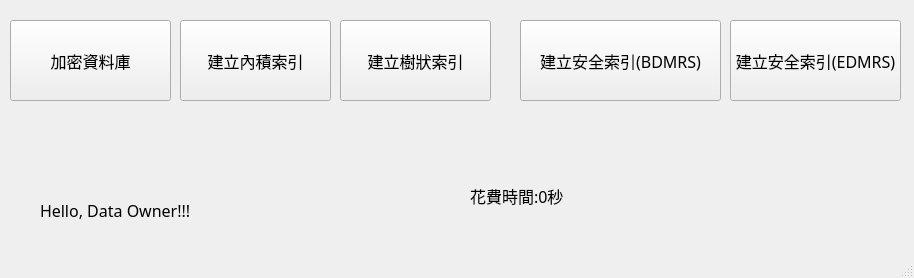
<?xml version="1.0" encoding="UTF-8"?>
<ui version="4.0">
 <class>MainWindow</class>
 <widget class="QMainWindow" name="MainWindow">
  <property name="geometry">
   <rect>
    <x>0</x>
    <y>0</y>
    <width>914</width>
    <height>278</height>
   </rect>
  </property>
  <property name="windowTitle">
   <string>MainWindow</string>
  </property>
  <widget class="QWidget" name="centralwidget">
   <widget class="QPushButton" name="btnProduct">
    <property name="geometry">
     <rect>
      <x>180</x>
      <y>20</y>
      <width>151</width>
      <height>81</height>
     </rect>
    </property>
    <property name="font">
     <font>
      <family>微軟正黑體</family>
      <pointsize>12</pointsize>
     </font>
    </property>
    <property name="text">
     <string>建立內積索引</string>
    </property>
   </widget>
   <widget class="QPushButton" name="btnEncrypt">
    <property name="geometry">
     <rect>
      <x>10</x>
      <y>20</y>
      <width>161</width>
      <height>81</height>
     </rect>
    </property>
    <property name="font">
     <font>
      <family>微軟正黑體</family>
      <pointsize>12</pointsize>
     </font>
    </property>
    <property name="text">
     <string>加密資料庫</string>
    </property>
   </widget>
   <widget class="QPushButton" name="btnTree">
    <property name="geometry">
     <rect>
      <x>340</x>
      <y>20</y>
      <width>151</width>
      <height>81</height>
     </rect>
    </property>
    <property name="font">
     <font>
      <family>微軟正黑體</family>
      <pointsize>12</pointsize>
     </font>
    </property>
    <property name="text">
     <string>建立樹狀索引</string>
    </property>
   </widget>
   <widget class="QPushButton" name="btnSec1">
    <property name="geometry">
     <rect>
      <x>520</x>
      <y>20</y>
      <width>201</width>
      <height>81</height>
     </rect>
    </property>
    <property name="font">
     <font>
      <family>微軟正黑體</family>
      <pointsize>12</pointsize>
     </font>
    </property>
    <property name="text">
     <string>建立安全索引(BDMRS)</string>
    </property>
   </widget>
   <widget class="QPushButton" name="btnSec2">
    <property name="geometry">
     <rect>
      <x>730</x>
      <y>20</y>
      <width>171</width>
      <height>81</height>
     </rect>
    </property>
    <property name="font">
     <font>
      <family>微軟正黑體</family>
      <pointsize>12</pointsize>
     </font>
    </property>
    <property name="text">
     <string>建立安全索引(EDMRS)</string>
    </property>
   </widget>
   <widget class="QLabel" name="label1">
    <property name="geometry">
     <rect>
      <x>40</x>
      <y>180</y>
      <width>371</width>
      <height>61</height>
     </rect>
    </property>
    <property name="font">
     <font>
      <family>微軟正黑體</family>
      <pointsize>12</pointsize>
     </font>
    </property>
    <property name="text">
     <string>Hello, Data Owner!!!</string>
    </property>
   </widget>
   <widget class="QLabel" name="label2">
    <property name="geometry">
     <rect>
      <x>470</x>
      <y>180</y>
      <width>411</width>
      <height>31</height>
     </rect>
    </property>
    <property name="font">
     <font>
      <family>微軟正黑體</family>
      <pointsize>12</pointsize>
     </font>
    </property>
    <property name="text">
     <string>花費時間:0秒</string>
    </property>
   </widget>
  </widget>
  <widget class="QMenuBar" name="menubar">
   <property name="geometry">
    <rect>
     <x>0</x>
     <y>0</y>
     <width>914</width>
     <height>18</height>
    </rect>
   </property>
  </widget>
  <widget class="QStatusBar" name="statusbar"/>
 </widget>
 <resources/>
 <connections/>
</ui>
